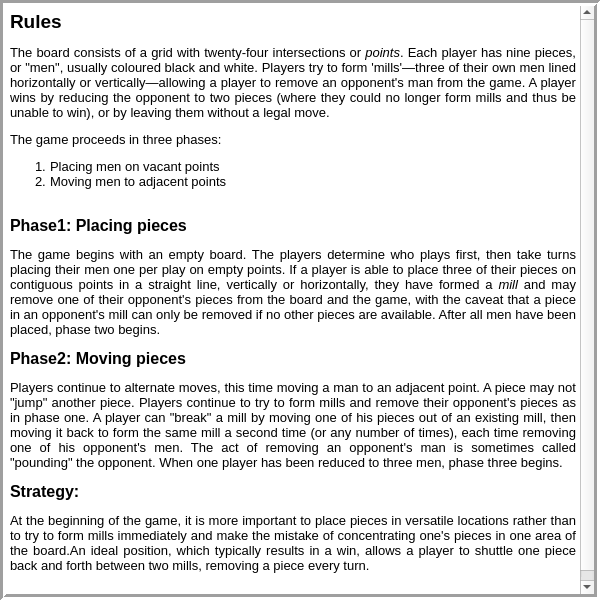
<?xml version="1.0" encoding="UTF-8"?>
<ui version="4.0">
 <class>Help</class>
 <widget class="QDialog" name="Help">
  <property name="geometry">
   <rect>
    <x>0</x>
    <y>0</y>
    <width>600</width>
    <height>600</height>
   </rect>
  </property>
  <property name="minimumSize">
   <size>
    <width>600</width>
    <height>600</height>
   </size>
  </property>
  <property name="maximumSize">
   <size>
    <width>600</width>
    <height>600</height>
   </size>
  </property>
  <property name="windowTitle">
   <string>The Mill Game</string>
  </property>
  <property name="windowOpacity">
   <double>1.000000000000000</double>
  </property>
  <widget class="QTextBrowser" name="textBrowser">
   <property name="geometry">
    <rect>
     <x>0</x>
     <y>0</y>
     <width>600</width>
     <height>600</height>
    </rect>
   </property>
   <property name="minimumSize">
    <size>
     <width>600</width>
     <height>600</height>
    </size>
   </property>
   <property name="maximumSize">
    <size>
     <width>600</width>
     <height>600</height>
    </size>
   </property>
   <property name="frameShape">
    <enum>QFrame::Box</enum>
   </property>
   <property name="lineWidth">
    <number>3</number>
   </property>
   <property name="horizontalScrollBarPolicy">
    <enum>Qt::ScrollBarAlwaysOff</enum>
   </property>
   <property name="sizeAdjustPolicy">
    <enum>QAbstractScrollArea::AdjustToContents</enum>
   </property>
   <property name="html">
    <string>&lt;!DOCTYPE HTML PUBLIC &quot;-//W3C//DTD HTML 4.0//EN&quot; &quot;http://www.w3.org/TR/REC-html40/strict.dtd&quot;&gt;
&lt;html&gt;&lt;head&gt;&lt;meta name=&quot;qrichtext&quot; content=&quot;1&quot; /&gt;&lt;style type=&quot;text/css&quot;&gt;
p, li { white-space: pre-wrap; }
&lt;/style&gt;&lt;/head&gt;&lt;body style=&quot; font-family:'Ubuntu'; font-size:10pt; font-weight:400; font-style:normal;&quot;&gt;
&lt;p style=&quot; margin-top:0px; margin-bottom:12px; margin-left:0px; margin-right:0px; -qt-block-indent:0; text-indent:0px;&quot;&gt;&lt;span style=&quot; font-size:14pt; font-weight:600;&quot;&gt;Rules&lt;/span&gt;&lt;/p&gt;
&lt;p align=&quot;justify&quot; style=&quot; margin-top:0px; margin-bottom:12px; margin-left:0px; margin-right:0px; -qt-block-indent:0; text-indent:0px;&quot;&gt;The board consists of a grid with twenty-four intersections or &lt;span style=&quot; font-style:italic;&quot;&gt;points&lt;/span&gt;. Each player has nine pieces, or &amp;quot;men&amp;quot;, usually coloured black and white. Players try to form 'mills'—three of their own men lined horizontally or vertically—allowing a player to remove an opponent's man from the game. A player wins by reducing the opponent to two pieces (where they could no longer form mills and thus be unable to win), or by leaving them without a legal move. &lt;/p&gt;
&lt;p style=&quot; margin-top:12px; margin-bottom:12px; margin-left:0px; margin-right:0px; -qt-block-indent:0; text-indent:0px;&quot;&gt;The game proceeds in three phases: &lt;/p&gt;
&lt;ol style=&quot;margin-top: 0px; margin-bottom: 0px; margin-left: 0px; margin-right: 0px; -qt-list-indent: 1;&quot;&gt;&lt;li style=&quot;&quot; style=&quot; margin-top:12px; margin-bottom:0px; margin-left:0px; margin-right:0px; -qt-block-indent:0; text-indent:0px;&quot;&gt;Placing men on vacant points&lt;/li&gt;
&lt;li style=&quot;&quot; style=&quot; margin-top:0px; margin-bottom:0px; margin-left:0px; margin-right:0px; -qt-block-indent:0; text-indent:0px;&quot;&gt;Moving men to adjacent points&lt;/li&gt;&lt;/ol&gt;
&lt;p style=&quot;-qt-paragraph-type:empty; margin-top:0px; margin-bottom:12px; margin-left:0px; margin-right:0px; -qt-block-indent:0; text-indent:0px;&quot;&gt;&lt;br /&gt;&lt;/p&gt;
&lt;p style=&quot; margin-top:0px; margin-bottom:12px; margin-left:0px; margin-right:0px; -qt-block-indent:0; text-indent:0px;&quot;&gt;&lt;span style=&quot; font-size:12pt; font-weight:600;&quot;&gt;Phase1: Placing pieces&lt;/span&gt;&lt;/p&gt;
&lt;p align=&quot;justify&quot; style=&quot; margin-top:0px; margin-bottom:12px; margin-left:0px; margin-right:0px; -qt-block-indent:0; text-indent:0px;&quot;&gt;The game begins with an empty board. The players determine who plays first, then take turns placing their men one per play on empty points. If a player is able to place three of their pieces on contiguous points in a straight line, vertically or horizontally, they have formed a &lt;span style=&quot; font-style:italic;&quot;&gt;mill&lt;/span&gt; and may remove one of their opponent's pieces from the board and the game, with the caveat that a piece in an opponent's mill can only be removed if no other pieces are available. After all men have been placed, phase two begins. &lt;/p&gt;
&lt;p style=&quot; margin-top:0px; margin-bottom:12px; margin-left:0px; margin-right:0px; -qt-block-indent:0; text-indent:0px;&quot;&gt;&lt;span style=&quot; font-size:12pt; font-weight:600;&quot;&gt;Phase2: Moving pieces&lt;/span&gt;&lt;/p&gt;
&lt;p align=&quot;justify&quot; style=&quot; margin-top:0px; margin-bottom:12px; margin-left:0px; margin-right:0px; -qt-block-indent:0; text-indent:0px;&quot;&gt;Players continue to alternate moves, this time moving a man to an adjacent point. A piece may not &amp;quot;jump&amp;quot; another piece. Players continue to try to form mills and remove their opponent's pieces as in phase one. A player can &amp;quot;break&amp;quot; a mill by moving one of his pieces out of an existing mill, then moving it back to form the same mill a second time (or any number of times), each time removing one of his opponent's men. The act of removing an opponent's man is sometimes called &amp;quot;pounding&amp;quot; the opponent. When one player has been reduced to three men, phase three begins. &lt;/p&gt;
&lt;p align=&quot;justify&quot; style=&quot; margin-top:0px; margin-bottom:12px; margin-left:0px; margin-right:0px; -qt-block-indent:0; text-indent:0px;&quot;&gt;&lt;span style=&quot; font-size:12pt; font-weight:600;&quot;&gt;Strategy:&lt;/span&gt;&lt;/p&gt;
&lt;p align=&quot;justify&quot; style=&quot; margin-top:0px; margin-bottom:12px; margin-left:0px; margin-right:0px; -qt-block-indent:0; text-indent:0px;&quot;&gt;At the beginning of the game, it is more important to place pieces in versatile locations rather than to try to form mills immediately and make the mistake of concentrating one's pieces in one area of the board.An ideal position, which typically results in a win, allows a player to shuttle one piece back and forth between two mills, removing a piece every turn. &lt;/p&gt;
&lt;p align=&quot;justify&quot; style=&quot;-qt-paragraph-type:empty; margin-top:0px; margin-bottom:12px; margin-left:0px; margin-right:0px; -qt-block-indent:0; text-indent:0px;&quot;&gt;&lt;br /&gt;&lt;/p&gt;&lt;/body&gt;&lt;/html&gt;</string>
   </property>
  </widget>
 </widget>
 <resources/>
 <connections/>
</ui>
